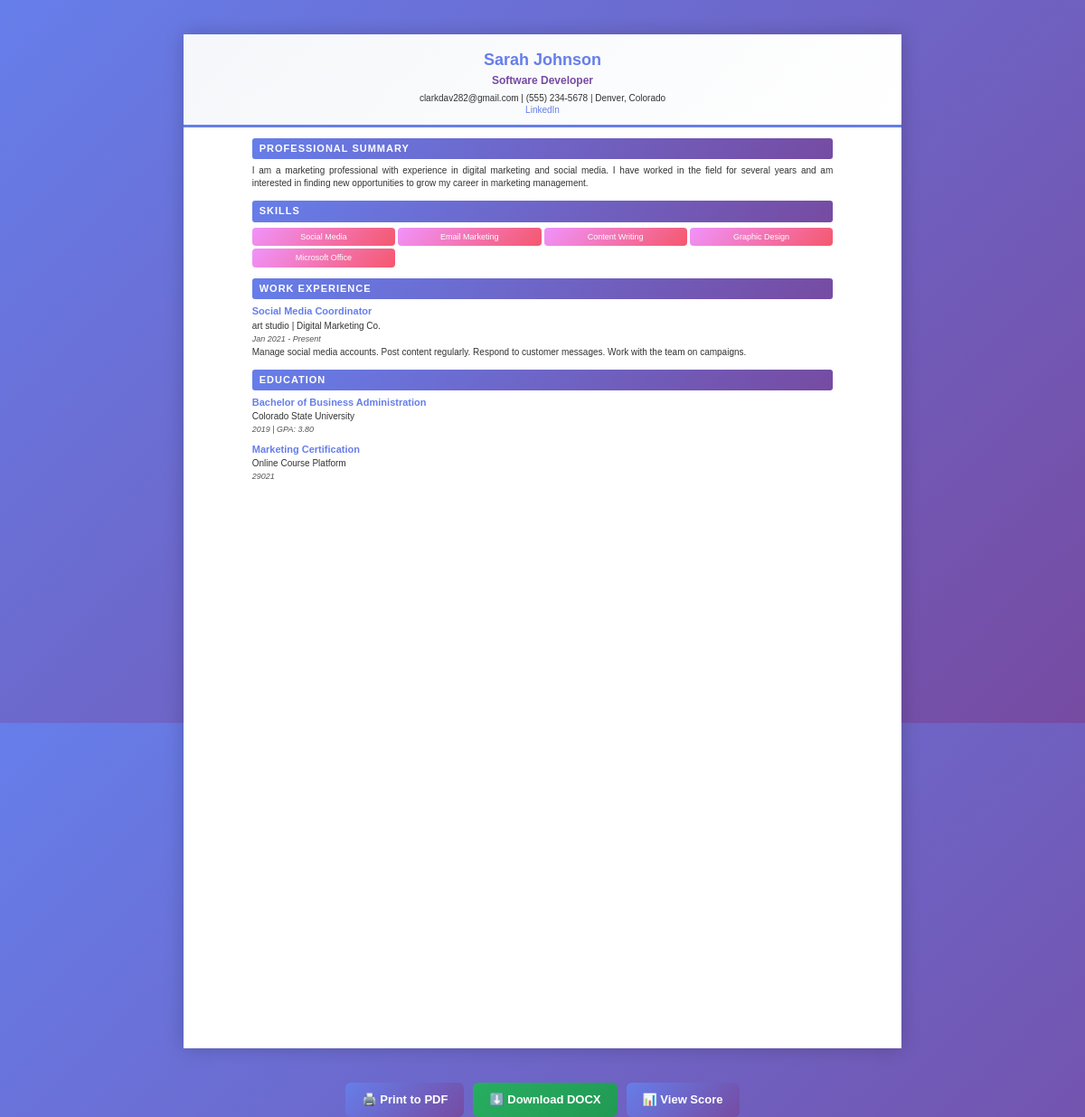
/display/19/, run on the app's committed database.
### resume/models.py (models this page shows, shortened)
class Resume(models.Model):
    full_name = models.CharField(max_length=100)
    email = models.EmailField()
    phone = models.CharField(max_length=20)
    location = models.CharField(max_length=100)
    linkedin = models.URLField(blank=True)
    target_position = models.CharField(max_length=100, blank=True)
    summary = models.TextField(blank=True)
    skills = models.TextField(blank=True)
    created_at = models.DateTimeField(auto_now_add=True)
    updated_at = models.DateTimeField(auto_now=True)

class WorkExperience(models.Model):
    resume = models.ForeignKey(Resume, on_delete=models.CASCADE, related_name='experiences')
    job_title = models.CharField(max_length=100)
    company = models.CharField(max_length=100)
    work_location = models.CharField(max_length=100, blank=True)
    duration = models.CharField(max_length=50, blank=True)
    description = models.TextField(blank=True)

class Education(models.Model):
    resume = models.ForeignKey(Resume, on_delete=models.CASCADE, related_name='educations')
    degree = models.CharField(max_length=100)
    institution = models.CharField(max_length=200)
    grad_year = models.CharField(max_length=10)
    gpa = models.CharField(max_length=10, blank=True, null=True)
    accomplishments = models.TextField(blank=True, null=True, help_text="Key achievements, skills learned, or notable accomplishments (comma-separated)")

### resume/views.py (the view)
# urls.py: path('display/<int:pk>/', views.resume_display, name='resume_display'),
def resume_display(request, pk):
    resume = get_object_or_404(
        Resume,
        pk=pk
    )
    educations = resume.educations.all()
    experiences = resume.experiences.all()
    skills_list = [
        skill.strip()
        for skill in (resume.skills or '').split(',')
        if skill.strip()
    ]
    for education in educations:
        education.accomplishments_list = [
            accomplishment.strip()
            for accomplishment in (
                education.accomplishments or ''
            ).split(',')
            if accomplishment.strip()
        ]
    return render(
        request,
        'resume/display.html',
        {
            'resume': resume,
            'educations': educations,
            'experiences': experiences,
            'skills_list': skills_list,
        }
    )

### resume/templates/resume/display.html (shortened to what this page needs)
<!DOCTYPE html>
<html lang="en">
<head>
</head>
<body>
    <div class="a4-page">
        <div class="header">
            <h1>{{ resume.full_name }}</h1>
            {% if resume.target_position %}<div class="position">{{ resume.target_position }}</div>{% endif %}
            <div class="contact">
                {% if resume.email %}{{ resume.email }}{% endif %}
                {% if resume.phone %} | {{ resume.phone }}{% endif %}
                {% if resume.location %} | {{ resume.location }}{% endif %}
                {% if resume.linkedin %}<br><a href="{{ resume.linkedin }}" target="_blank">LinkedIn</a>{% endif %}
            </div>
        </div>
        {% if resume.summary %}
        <div class="section">
            <div class="section-title">Professional Summary</div>
            <div class="summary">{{ resume.summary }}</div>
        </div>
        {% endif %}
        {% if skills_list %}
        <div class="section">
            <div class="section-title">Skills</div>
            <div class="skills-list">
                {% for skill in skills_list %}
                <div class="skill-item">{{ skill }}</div>
                {% endfor %}
            </div>
        </div>
        {% endif %}
        {% if experiences %}
        <div class="section">
            <div class="section-title">Work Experience</div>
            {% for exp in experiences %}
            <div class="experience-item">
                <h4>{{ exp.job_title }}</h4>
                <div style="font-size: 10px; color: #333; margin-bottom: 1px;">{{ exp.company }}{% if exp.work_location %} | {{ exp.work_location }}{% endif %}</div>
                <div class="meta">{% if exp.duration %}{{ exp.duration }}{% endif %}</div>
                {% if exp.description %}<div class="description">{{ exp.description }}</div>{% endif %}
            </div>
            {% endfor %}
        </div>
        {% endif %}
        {% if educations %}
        <div class="section">
            <div class="section-title">Education</div>
            {% for edu in educations %}
            <div class="education-item">
                <h4>{{ edu.degree }}</h4>
                <div style="font-size: 10px; color: #333; margin-bottom: 1px;">{{ edu.institution }}</div>
                <div class="meta">{{ edu.grad_year }}{% if edu.gpa %} | GPA: {{ edu.gpa }}{% endif %}</div>
            </div>
            {% endfor %}
        </div>
        {% endif %}
    </div>
    <div class="buttons">
        <a href="javascript:window.print()" class="btn btn-blue">🖨️ Print to PDF</a>
        <a href="{% url 'download_docx' resume.pk %}" class="btn btn-green">⬇️ Download DOCX</a>
        <a href="{% url 'resume_feedback' resume.pk %}" class="btn btn-blue">📊 View Score</a>
    </div>
</body>
</html>

### resume/templates/resume/display.html (style rules this page uses)
* { margin: 0; padding: 0; box-sizing: border-box; }
html, body { height: 100%; }
body { font-family: 'Calibri', 'Arial', sans-serif; line-height: 1.4; color: #000; background: linear-gradient(135deg, #667eea 0%, #764ba2 100%); padding: 0; }
.a4-page { width: 210mm; height: 297mm; margin: 10mm auto; padding: 20mm; background: white; box-shadow: 0 0 20px rgba(0,0,0,0.2); }
.header { text-align: center; margin-bottom: 12px; border-bottom: 3px solid #667eea; padding-bottom: 10px; background: linear-gradient(135deg, #f5f7fa 0%, #fff 100%); margin: -20mm -20mm 12px -20mm; padding: 16px 20mm 10px 20mm; }
.header h1 { font-size: 18px; color: #667eea; margin-bottom: 2px; font-weight: bold; }
.header .position { font-size: 12px; font-weight: bold; color: #764ba2; margin-bottom: 4px; }
.header .contact { font-size: 10px; color: #333; line-height: 1.3; }
.header .contact a { color: #667eea; text-decoration: none; }
.section { margin-bottom: 12px; page-break-inside: avoid; }
.section-title { font-size: 11px; font-weight: bold; text-transform: uppercase; color: white; background: linear-gradient(135deg, #667eea 0%, #764ba2 100%); padding: 4px 8px; margin-bottom: 6px; border-radius: 3px; letter-spacing: 1px; }
.summary { font-size: 10px; line-height: 1.4; color: #333; text-align: justify; }
.skills-list { display: grid; grid-template-columns: repeat(4, 1fr); gap: 3px; }
.skill-item { font-size: 9px; color: white; background: linear-gradient(135deg, #f093fb 0%, #f5576c 100%); padding: 4px 6px; border-radius: 4px; text-align: center; }
.experience-item, .education-item { margin-bottom: 8px; }
.experience-item h4, .education-item h4 { font-size: 11px; font-weight: bold; color: #667eea; margin-bottom: 1px; }
.meta { font-size: 9px; color: #555; font-style: italic; margin-bottom: 2px; }
.description { font-size: 10px; color: #333; line-height: 1.35; margin-bottom: 2px; text-align: justify; }
.buttons { margin-top: 20px; text-align: center; display: flex; justify-content: center; flex-wrap: wrap; gap: 10px; }
.btn { padding: 10px 18px; border-radius: 6px; text-decoration: none; font-size: 13px; font-weight: bold; color: white; transition: all 0.3s; }
.btn-blue { background: linear-gradient(135deg, #667eea 0%, #764ba2 100%); }
.btn-green { background: linear-gradient(135deg, #27ae60 0%, #229954 100%); }

### data on the page
Resume: full_name "Sarah Johnson", target_position "Software Developer", email "clarkdav282@gmail.com", phone "(555) 234-5678", location "Denver, Colorado", summary "I am a marketing professional with experience in digital marketing and social media. I have worked in the field for several years and am interested in finding new opportunities to grow my career in marketing management."
WorkExperience: job_title "Social Media Coordinator", company "art studio", work_location "Digital Marketing Co.", duration "Jan 2021 - Present", description "Manage social media accounts. Post content regularly. Respond to customer messages. Work with the team on campaigns."
Education: degree "Bachelor of Business Administration", institution "Colorado State University", grad_year "2019", gpa "3.80"
Education: degree "Marketing Certification", institution "Online Course Platform", grad_year "29021"

### other printed values
{{ skill }} "Social Media" "Email Marketing" "Content Writing" "Graphic Design" "Microsoft Office"
